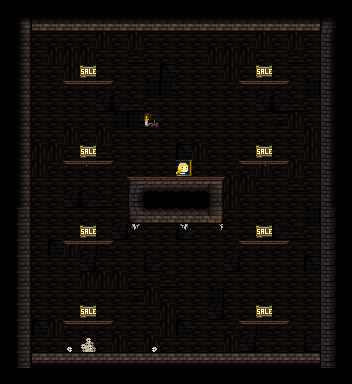

A 2D game scene composited from a Tiled map and its tileset images. What follows is a short description and the map's XML, with each tile layer's data collapsed to a summary:
An orthogonal 22x24 tile map with 16x16 px tiles, 5 tile layers (back, deco, stage, unit, ...).

<map version="1.0" orientation="orthogonal" renderorder="right-down" width="22" height="24" tilewidth="16" tileheight="16" nextobjectid="4">
 <tileset firstgid="1" name="dungeonTileSet" tilewidth="16" tileheight="16" tilecount="1024">
  <image source="dungeonTileset.png" width="512" height="512" />
 </tileset>
 <layer name="back" width="22" height="24">
  <data>[528 cells, 528 non-empty, 8 distinct tile ids]</data>
 </layer>
 <layer name="deco" width="22" height="24">
  <data>[528 cells, 9 non-empty, 5 distinct tile ids]</data>
 </layer>
 <layer name="stage" width="22" height="24">
  <data>[528 cells, 226 non-empty, 20 distinct tile ids]</data>
 </layer>
 <layer name="unit" width="22" height="24">
  <data>[528 cells, 9 non-empty, 2 distinct tile ids]</data>
 </layer>
 <layer name="fore" width="22" height="24">
  <data>[528 cells, 8 non-empty, 5 distinct tile ids]</data>
 </layer>
</map>
